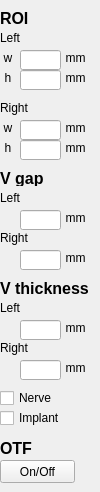
     <widget class="QWidget" name="TMJ">
      <attribute name="title">
       <string>TMJ</string>
      </attribute>
      <widget class="QLabel" name="MeasureLabel_17">
       <property name="geometry">
        <rect>
         <x>0</x>
         <y>50</y>
         <width>16</width>
         <height>16</height>
        </rect>
       </property>
       <property name="font">
        <font>
         <family>Arial</family>
         <pointsize>9</pointsize>
         <weight>50</weight>
         <bold>false</bold>
        </font>
       </property>
       <property name="text">
        <string>w</string>
       </property>
       <property name="textFormat">
        <enum>Qt::AutoText</enum>
       </property>
       <property name="alignment">
        <set>Qt::AlignCenter</set>
       </property>
      </widget>
      <widget class="QLabel" name="MeasureLabel_34">
       <property name="geometry">
        <rect>
         <x>0</x>
         <y>300</y>
         <width>51</width>
         <height>16</height>
        </rect>
       </property>
       <property name="font">
        <font>
         <family>Arial</family>
         <pointsize>9</pointsize>
         <weight>50</weight>
         <bold>false</bold>
        </font>
       </property>
       <property name="text">
        <string>Left</string>
       </property>
       <property name="textFormat">
        <enum>Qt::AutoText</enum>
       </property>
       <property name="alignment">
        <set>Qt::AlignLeading|Qt::AlignLeft|Qt::AlignVCenter</set>
       </property>
      </widget>
      <widget class="QLabel" name="MeasureLabel_16">
       <property name="geometry">
        <rect>
         <x>0</x>
         <y>10</y>
         <width>71</width>
         <height>16</height>
        </rect>
       </property>
       <property name="font">
        <font>
         <family>Arial</family>
         <pointsize>12</pointsize>
         <weight>75</weight>
         <bold>true</bold>
        </font>
       </property>
       <property name="text">
        <string>ROI</string>
       </property>
      </widget>
      <widget class="QLabel" name="MeasureLabel_24">
       <property name="geometry">
        <rect>
         <x>0</x>
         <y>120</y>
         <width>16</width>
         <height>16</height>
        </rect>
       </property>
       <property name="font">
        <font>
         <family>Arial</family>
         <pointsize>9</pointsize>
         <weight>50</weight>
         <bold>false</bold>
        </font>
       </property>
       <property name="text">
        <string>w</string>
       </property>
       <property name="textFormat">
        <enum>Qt::AutoText</enum>
       </property>
       <property name="alignment">
        <set>Qt::AlignCenter</set>
       </property>
      </widget>
      <widget class="QLabel" name="MeasureLabel_33">
       <property name="geometry">
        <rect>
         <x>60</x>
         <y>250</y>
         <width>31</width>
         <height>16</height>
        </rect>
       </property>
       <property name="font">
        <font>
         <family>Arial</family>
         <pointsize>9</pointsize>
         <weight>50</weight>
         <bold>false</bold>
        </font>
       </property>
       <property name="frameShape">
        <enum>QFrame::NoFrame</enum>
       </property>
       <property name="text">
        <string>mm</string>
       </property>
       <property name="textFormat">
        <enum>Qt::AutoText</enum>
       </property>
       <property name="alignment">
        <set>Qt::AlignCenter</set>
       </property>
      </widget>
      <widget class="QLabel" name="MeasureLabel_20">
       <property name="geometry">
        <rect>
         <x>60</x>
         <y>70</y>
         <width>31</width>
         <height>16</height>
        </rect>
       </property>
       <property name="font">
        <font>
         <family>Arial</family>
         <pointsize>9</pointsize>
         <weight>50</weight>
         <bold>false</bold>
        </font>
       </property>
       <property name="text">
        <string>mm</string>
       </property>
       <property name="textFormat">
        <enum>Qt::AutoText</enum>
       </property>
       <property name="alignment">
        <set>Qt::AlignCenter</set>
       </property>
      </widget>
      <widget class="QLabel" name="MeasureLabel_36">
       <property name="geometry">
        <rect>
         <x>60</x>
         <y>360</y>
         <width>31</width>
         <height>16</height>
        </rect>
       </property>
       <property name="font">
        <font>
         <family>Arial</family>
         <pointsize>9</pointsize>
         <weight>50</weight>
         <bold>false</bold>
        </font>
       </property>
       <property name="frameShape">
        <enum>QFrame::NoFrame</enum>
       </property>
       <property name="text">
        <string>mm</string>
       </property>
       <property name="textFormat">
        <enum>Qt::AutoText</enum>
       </property>
       <property name="alignment">
        <set>Qt::AlignCenter</set>
       </property>
      </widget>
      <widget class="QLineEdit" name="m_editVSliceThicknessLeft">
       <property name="geometry">
        <rect>
         <x>20</x>
         <y>320</y>
         <width>41</width>
         <height>20</height>
        </rect>
       </property>
       <property name="maxLength">
        <number>10</number>
       </property>
       <property name="dragEnabled">
        <bool>true</bool>
       </property>
      </widget>
      <widget class="QLabel" name="MeasureLabel_30">
       <property name="geometry">
        <rect>
         <x>60</x>
         <y>210</y>
         <width>31</width>
         <height>16</height>
        </rect>
       </property>
       <property name="font">
        <font>
         <family>Arial</family>
         <pointsize>9</pointsize>
         <weight>50</weight>
         <bold>false</bold>
        </font>
       </property>
       <property name="frameShape">
        <enum>QFrame::NoFrame</enum>
       </property>
       <property name="text">
        <string>mm</string>
       </property>
       <property name="textFormat">
        <enum>Qt::AutoText</enum>
       </property>
       <property name="alignment">
        <set>Qt::AlignCenter</set>
       </property>
      </widget>
      <widget class="QLabel" name="MeasureLabel_35">
       <property name="geometry">
        <rect>
         <x>0</x>
         <y>340</y>
         <width>51</width>
         <height>16</height>
        </rect>
       </property>
       <property name="font">
        <font>
         <family>Arial</family>
         <pointsize>9</pointsize>
         <weight>50</weight>
         <bold>false</bold>
        </font>
       </property>
       <property name="text">
        <string>Right</string>
       </property>
       <property name="textFormat">
        <enum>Qt::AutoText</enum>
       </property>
       <property name="alignment">
        <set>Qt::AlignLeading|Qt::AlignLeft|Qt::AlignVCenter</set>
       </property>
      </widget>
      <widget class="QToolButton" name="m_btnOTFonoffTMJ">
       <property name="geometry">
        <rect>
         <x>0</x>
         <y>460</y>
         <width>75</width>
         <height>23</height>
        </rect>
       </property>
       <property name="text">
        <string>On/Off</string>
       </property>
      </widget>
      <widget class="QLabel" name="MeasureLabel_27">
       <property name="geometry">
        <rect>
         <x>0</x>
         <y>170</y>
         <width>91</width>
         <height>16</height>
        </rect>
       </property>
       <property name="font">
        <font>
         <family>Arial</family>
         <pointsize>12</pointsize>
         <weight>75</weight>
         <bold>true</bold>
        </font>
       </property>
       <property name="text">
        <string>V gap</string>
       </property>
      </widget>
      <widget class="QLabel" name="MeasureLabel_25">
       <property name="geometry">
        <rect>
         <x>60</x>
         <y>120</y>
         <width>31</width>
         <height>16</height>
        </rect>
       </property>
       <property name="font">
        <font>
         <family>Arial</family>
         <pointsize>9</pointsize>
         <weight>50</weight>
         <bold>false</bold>
        </font>
       </property>
       <property name="frameShape">
        <enum>QFrame::NoFrame</enum>
       </property>
       <property name="text">
        <string>mm</string>
       </property>
       <property name="textFormat">
        <enum>Qt::AutoText</enum>
       </property>
       <property name="alignment">
        <set>Qt::AlignCenter</set>
       </property>
      </widget>
      <widget class="QLabel" name="MeasureLabel_31">
       <property name="geometry">
        <rect>
         <x>60</x>
         <y>320</y>
         <width>31</width>
         <height>16</height>
        </rect>
       </property>
       <property name="font">
        <font>
         <family>Arial</family>
         <pointsize>9</pointsize>
         <weight>50</weight>
         <bold>false</bold>
        </font>
       </property>
       <property name="frameShape">
        <enum>QFrame::NoFrame</enum>
       </property>
       <property name="text">
        <string>mm</string>
       </property>
       <property name="textFormat">
        <enum>Qt::AutoText</enum>
       </property>
       <property name="alignment">
        <set>Qt::AlignCenter</set>
       </property>
      </widget>
      <widget class="QLineEdit" name="m_editROIHeightRight">
       <property name="geometry">
        <rect>
         <x>20</x>
         <y>140</y>
         <width>41</width>
         <height>20</height>
        </rect>
       </property>
       <property name="maxLength">
        <number>10</number>
       </property>
       <property name="dragEnabled">
        <bool>true</bool>
       </property>
       <property name="clearButtonEnabled">
        <bool>false</bool>
       </property>
      </widget>
      <widget class="QLabel" name="MeasureLabel_22">
       <property name="geometry">
        <rect>
         <x>60</x>
         <y>140</y>
         <width>31</width>
         <height>16</height>
        </rect>
       </property>
       <property name="font">
        <font>
         <family>Arial</family>
         <pointsize>9</pointsize>
         <weight>50</weight>
         <bold>false</bold>
        </font>
       </property>
       <property name="text">
        <string>mm</string>
       </property>
       <property name="textFormat">
        <enum>Qt::AutoText</enum>
       </property>
       <property name="alignment">
        <set>Qt::AlignCenter</set>
       </property>
      </widget>
      <widget class="QLineEdit" name="m_editROIHeightLeft">
       <property name="geometry">
        <rect>
         <x>20</x>
         <y>70</y>
         <width>41</width>
         <height>20</height>
        </rect>
       </property>
       <property name="maxLength">
        <number>10</number>
       </property>
       <property name="dragEnabled">
        <bool>true</bool>
       </property>
       <property name="clearButtonEnabled">
        <bool>false</bool>
       </property>
      </widget>
      <widget class="QLineEdit" name="m_editVSliceGapLeft">
       <property name="geometry">
        <rect>
         <x>20</x>
         <y>210</y>
         <width>41</width>
         <height>20</height>
        </rect>
       </property>
       <property name="maxLength">
        <number>10</number>
       </property>
       <property name="dragEnabled">
        <bool>true</bool>
       </property>
      </widget>
      <widget class="QLabel" name="MeasureLabel_18">
       <property name="geometry">
        <rect>
         <x>0</x>
         <y>70</y>
         <width>16</width>
         <height>16</height>
        </rect>
       </property>
       <property name="font">
        <font>
         <family>Arial</family>
         <pointsize>9</pointsize>
         <weight>50</weight>
         <bold>false</bold>
        </font>
       </property>
       <property name="text">
        <string>h</string>
       </property>
       <property name="textFormat">
        <enum>Qt::AutoText</enum>
       </property>
       <property name="alignment">
        <set>Qt::AlignCenter</set>
       </property>
      </widget>
      <widget class="QLabel" name="MeasureLabel_19">
       <property name="geometry">
        <rect>
         <x>60</x>
         <y>50</y>
         <width>31</width>
         <height>16</height>
        </rect>
       </property>
       <property name="font">
        <font>
         <family>Arial</family>
         <pointsize>9</pointsize>
         <weight>50</weight>
         <bold>false</bold>
        </font>
       </property>
       <property name="frameShape">
        <enum>QFrame::NoFrame</enum>
       </property>
       <property name="text">
        <string>mm</string>
       </property>
       <property name="textFormat">
        <enum>Qt::AutoText</enum>
       </property>
       <property name="alignment">
        <set>Qt::AlignCenter</set>
       </property>
      </widget>
      <widget class="QLabel" name="MeasureLabel_28">
       <property name="geometry">
        <rect>
         <x>0</x>
         <y>280</y>
         <width>91</width>
         <height>16</height>
        </rect>
       </property>
       <property name="font">
        <font>
         <family>Arial</family>
         <pointsize>12</pointsize>
         <weight>75</weight>
         <bold>true</bold>
        </font>
       </property>
       <property name="text">
        <string>V thickness</string>
       </property>
      </widget>
      <widget class="QLineEdit" name="m_editROIWidthLeft">
       <property name="geometry">
        <rect>
         <x>20</x>
         <y>50</y>
         <width>41</width>
         <height>20</height>
        </rect>
       </property>
       <property name="maxLength">
        <number>10</number>
       </property>
       <property name="dragEnabled">
        <bool>true</bool>
       </property>
      </widget>
      <widget class="QLabel" name="MeasureLabel_29">
       <property name="geometry">
        <rect>
         <x>0</x>
         <y>190</y>
         <width>51</width>
         <height>16</height>
        </rect>
       </property>
       <property name="font">
        <font>
         <family>Arial</family>
         <pointsize>9</pointsize>
         <weight>50</weight>
         <bold>false</bold>
        </font>
       </property>
       <property name="text">
        <string>Left</string>
       </property>
       <property name="textFormat">
        <enum>Qt::AutoText</enum>
       </property>
       <property name="alignment">
        <set>Qt::AlignLeading|Qt::AlignLeft|Qt::AlignVCenter</set>
       </property>
      </widget>
      <widget class="QLineEdit" name="m_editROIWidthRight">
       <property name="geometry">
        <rect>
         <x>20</x>
         <y>120</y>
         <width>41</width>
         <height>20</height>
        </rect>
       </property>
       <property name="maxLength">
        <number>10</number>
       </property>
       <property name="dragEnabled">
        <bool>true</bool>
       </property>
      </widget>
      <widget class="QLineEdit" name="m_editVSliceThicknessRight">
       <property name="geometry">
        <rect>
         <x>20</x>
         <y>360</y>
         <width>41</width>
         <height>20</height>
        </rect>
       </property>
       <property name="maxLength">
        <number>10</number>
       </property>
       <property name="dragEnabled">
        <bool>true</bool>
       </property>
      </widget>
      <widget class="QLabel" name="MeasureLabel_23">
       <property name="geometry">
        <rect>
         <x>0</x>
         <y>100</y>
         <width>51</width>
         <height>16</height>
        </rect>
       </property>
       <property name="font">
        <font>
         <family>Arial</family>
         <pointsize>9</pointsize>
         <weight>50</weight>
         <bold>false</bold>
        </font>
       </property>
       <property name="text">
        <string>Right</string>
       </property>
       <property name="textFormat">
        <enum>Qt::AutoText</enum>
       </property>
       <property name="alignment">
        <set>Qt::AlignLeading|Qt::AlignLeft|Qt::AlignVCenter</set>
       </property>
      </widget>
      <widget class="QLabel" name="MeasureLabel_32">
       <property name="geometry">
        <rect>
         <x>0</x>
         <y>230</y>
         <width>51</width>
         <height>16</height>
        </rect>
       </property>
       <property name="font">
        <font>
         <family>Arial</family>
         <pointsize>9</pointsize>
         <weight>50</weight>
         <bold>false</bold>
        </font>
       </property>
       <property name="text">
        <string>Right</string>
       </property>
       <property name="textFormat">
        <enum>Qt::AutoText</enum>
       </property>
       <property name="alignment">
        <set>Qt::AlignLeading|Qt::AlignLeft|Qt::AlignVCenter</set>
       </property>
      </widget>
      <widget class="QLabel" name="MeasureLabel_21">
       <property name="geometry">
        <rect>
         <x>0</x>
         <y>30</y>
         <width>51</width>
         <height>16</height>
        </rect>
       </property>
       <property name="font">
        <font>
         <family>Arial</family>
         <pointsize>9</pointsize>
         <weight>50</weight>
         <bold>false</bold>
        </font>
       </property>
       <property name="text">
        <string>Left</string>
       </property>
       <property name="textFormat">
        <enum>Qt::AutoText</enum>
       </property>
       <property name="alignment">
        <set>Qt::AlignLeading|Qt::AlignLeft|Qt::AlignVCenter</set>
       </property>
      </widget>
      <widget class="QCheckBox" name="m_checkBoxImplantTMJ">
       <property name="geometry">
        <rect>
         <x>0</x>
         <y>410</y>
         <width>81</width>
         <height>16</height>
        </rect>
       </property>
       <property name="text">
        <string>Implant</string>
       </property>
      </widget>
      <widget class="QLabel" name="MeasureLabel_14">
       <property name="geometry">
        <rect>
         <x>0</x>
         <y>440</y>
         <width>71</width>
         <height>16</height>
        </rect>
       </property>
       <property name="font">
        <font>
         <family>Arial</family>
         <pointsize>12</pointsize>
         <weight>75</weight>
         <bold>true</bold>
        </font>
       </property>
       <property name="text">
        <string>OTF</string>
       </property>
      </widget>
      <widget class="QCheckBox" name="m_checkBoxNerveTMJ">
       <property name="geometry">
        <rect>
         <x>0</x>
         <y>390</y>
         <width>81</width>
         <height>16</height>
        </rect>
       </property>
       <property name="text">
        <string>Nerve</string>
       </property>
      </widget>
      <widget class="QLabel" name="MeasureLabel_26">
       <property name="geometry">
        <rect>
         <x>0</x>
         <y>140</y>
         <width>16</width>
         <height>16</height>
        </rect>
       </property>
       <property name="font">
        <font>
         <family>Arial</family>
         <pointsize>9</pointsize>
         <weight>50</weight>
         <bold>false</bold>
        </font>
       </property>
       <property name="text">
        <string>h</string>
       </property>
       <property name="textFormat">
        <enum>Qt::AutoText</enum>
       </property>
       <property name="alignment">
        <set>Qt::AlignCenter</set>
       </property>
      </widget>
      <widget class="QLineEdit" name="m_editVSliceGapRight">
       <property name="geometry">
        <rect>
         <x>20</x>
         <y>250</y>
         <width>41</width>
         <height>20</height>
        </rect>
       </property>
       <property name="maxLength">
        <number>10</number>
       </property>
       <property name="dragEnabled">
        <bool>true</bool>
       </property>
      </widget>
     </widget>
